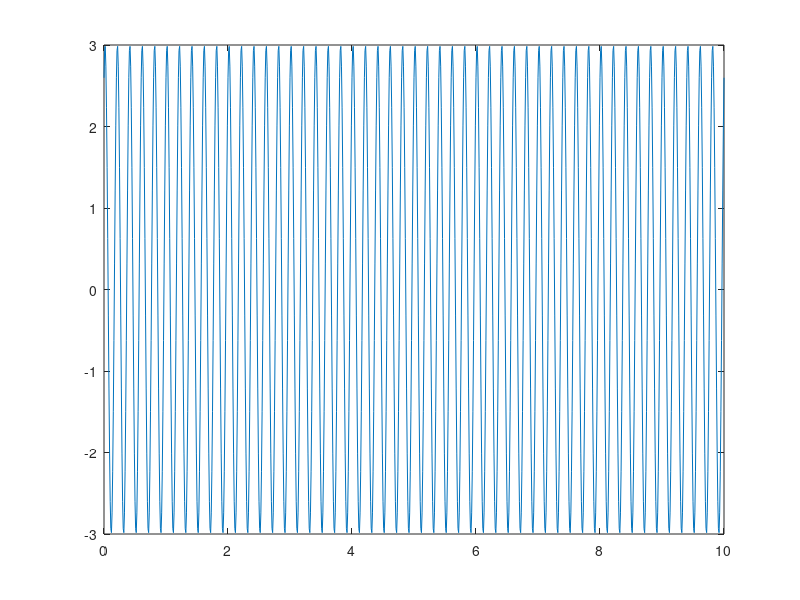
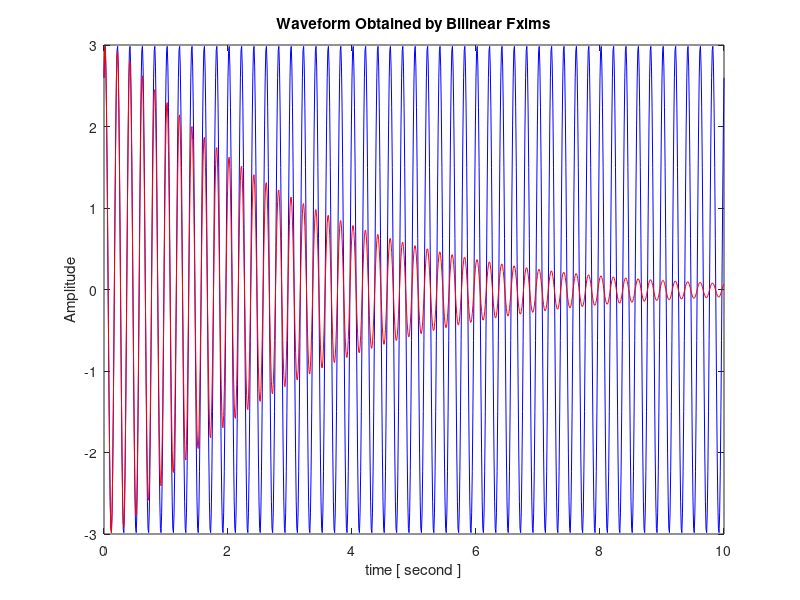
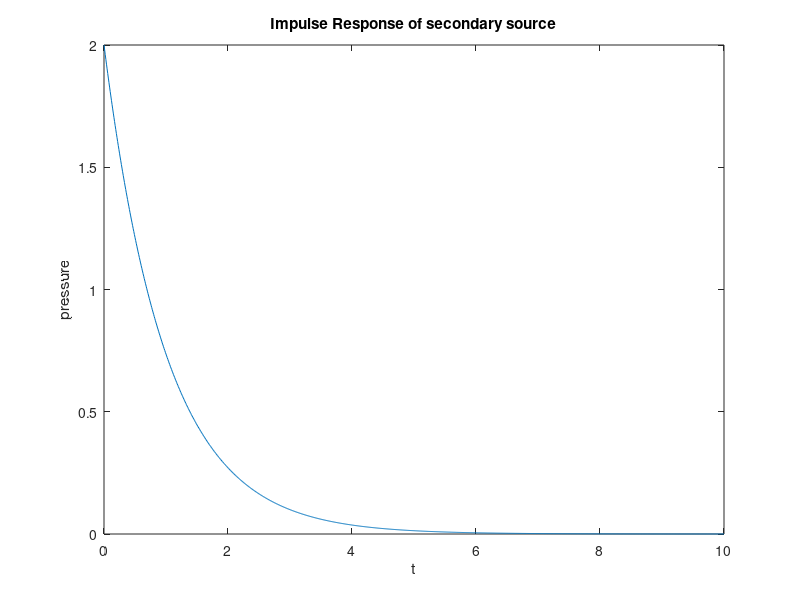

Source code (MATLAB) for these figures, in order:
%impulse response
freq=5;
phi=pi/3;
sample=20*freq;
dt=1/sample;
t=0:dt:10;
t=t';
X_ps=3*sin(2*pi*freq*t+phi);%primary signal noise
plot(t,X_ps);
%secondary path impulse response
A=2;
zeta=0.05;
Wn=20;
wd=sqrt(1-zeta^2);
phil=pi/3;
Y_sec_Ir=A*exp(-zeta*Wn*t);
figure(6)
plot(t,Y_sec_Ir);
title('Impulse Response of secondary source');
xlabel('t');
ylabel('pressure');
Xr=sin(2*pi*freq*t);
N=60;
mu1=7*power(10,-6.1);
mu2=7*power(10,-6.5);
mu3=7*power(10,-6.65);
M=length(t);
Aw=zeros(1,N);
Bw=zeros(1,N);
Cw=zeros(N,N);
x_buf=zeros(N,1);
y_buf=zeros(M,1);
y_buf_last=zeros(N,1);
y_buf_vector_last=zeros(1,N);
r_buf=zeros(1,N);
r_buf1=zeros(1,N);
r_1=zeros(M,1);
r_2=zeros(M,1);
E_t=zeros();
y_signal=zeros(M,1);
v_n=zeros(M,1);
v_n1=zeros(M,1);
v_buf=zeros(1,N);
x_buf1=zeros(N,1);
control_signal=zeros();
T2=zeros();

for n=1:M
         x_buf=[Xr(n);x_buf(1:end-1)];%storing refernce signal
         disp(x_buf);
         r_1=[Xr(n);r_1(1:M-1)];
         r=sum(r_1.*Y_sec_Ir);%convultion with secondary impulse response
         r_buf=[r,r_buf(1:end-1)];
         y_sig=sum(Aw*x_buf(1:N))+sum(Bw*y_buf_last)+sum(y_buf_last.*(Cw*x_buf(1:N)));
         disp(y_sig);
         y_signal=[y_sig;y_signal(1:end-1)];
         for i=0:N-1
             for j=1:N
                 if(n>N)
                     v_n(n)=Xr(n-i).*y_buf(n-j);
                 end
             end
         end
         v_n1=[v_n(n);v_n1(1:M-1)];
         v=sum(v_n1.*Y_sec_Ir);
         v_buf=[v,v_buf(1:end-1)];


         %sz1=size(y_sig);
         %disp(sz1);
         y_buf=[y_sig;y_buf(1:M-1)];
         r1=sum(y_buf.*Y_sec_Ir);
    %disp(r1);
         r_buf1=[r1,r_buf1(1:end-1)];
         e=X_ps(n)+r1;


    %sz=size(Xr(n));
    %disp(sz);
   
    %sz1=size(r_1);
    %disp(sz1);
    
    %sz=size(u);
    %disp(sz);
    
    %y_buf=[y_signal;y_buf(1:N)];
    %sz1=size(y_buf);
    %disp(sz1);

    Aw=Aw-mu1*e*r_buf;
    Bw=Bw-mu2*e*y_buf_vector_last;
    Cw=Cw-mu3*e*v_buf;
    y_buf_last=y_buf(1:N);
    y_buf_vector_last=r_buf1(1:N);
    E_t(n)=e;
    %sz1=size(r_buf1);
    %disp(r_buf1);
    %r1=sum(r_2*Y_sec_Ir);
    
    n_iter=n;
    control_signal(n)=y_sig;
    T2(n)=t(n);
    


end
figure(2)
%subplot(2,1,1)
plot(t,X_ps,'b',T2,E_t,'r');
title(  'Waveform Obtained by Bilinear Fxlms' ) ;
xlabel ( ' time [ second ] ' ) ;
ylabel ( 'Amplitude' ) ;
